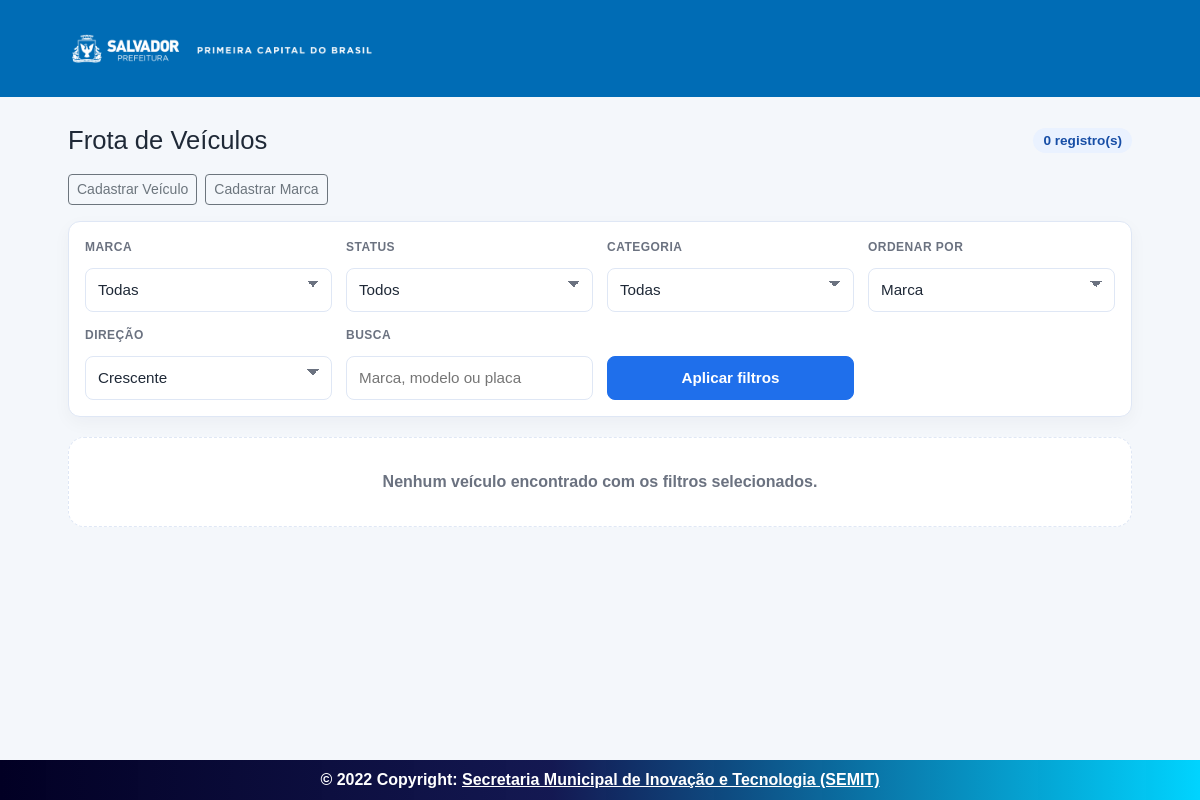
Before: /veiculos/frota with the older database file.
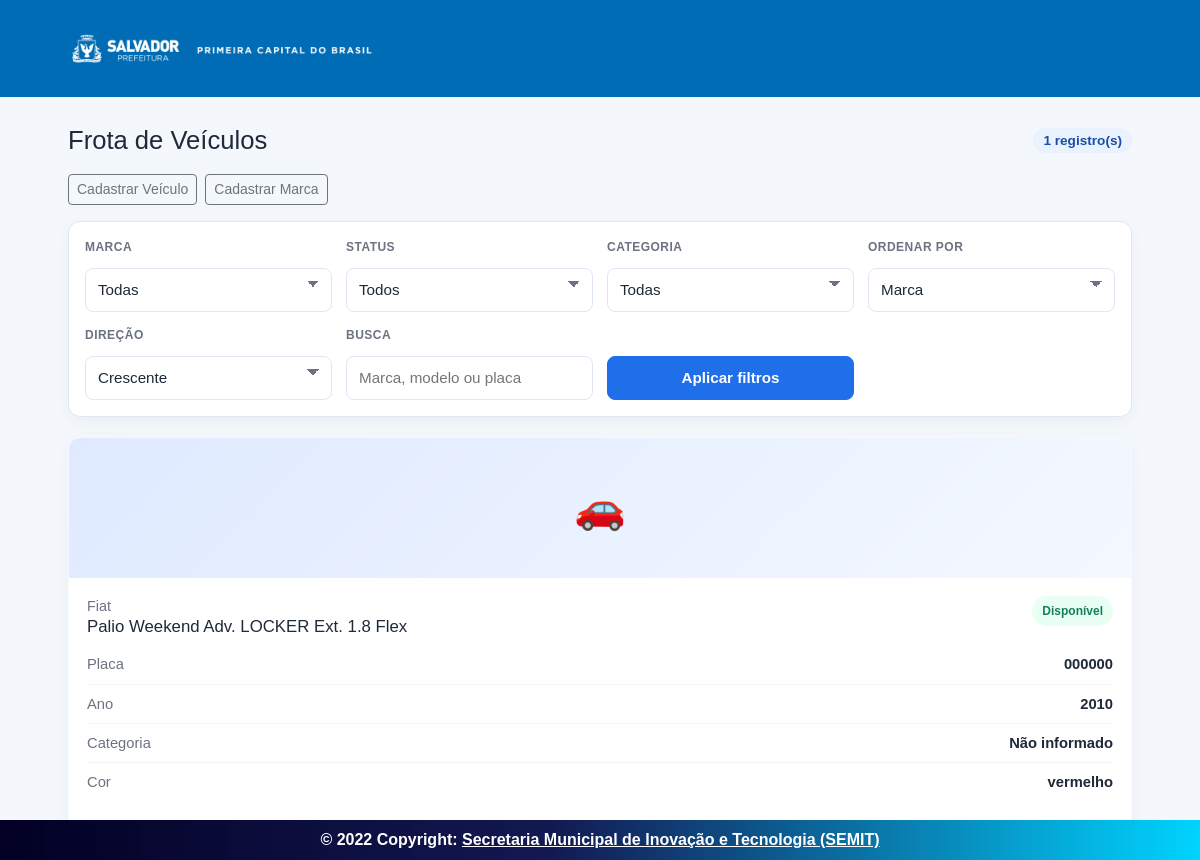
After: the same page with the newer database file.
### veiculos/models.py (models this page shows, shortened)
class Veiculo(models.Model):
    pk_id = models.AutoField(primary_key=True)
    st_placa = models.CharField(max_length=7, unique=True, verbose_name='Placa')
    fk_marca = models.ForeignKey('Marca', on_delete=models.PROTECT, verbose_name='Marca')
    fk_modelo = models.ForeignKey('Modelo', on_delete=models.PROTECT, verbose_name='Modelo')
    st_cor = models.CharField(max_length=20, verbose_name='Cor')
    current_year = datetime.date.today().year
    dt_ano_fabricacao = models.PositiveSmallIntegerField(
        verbose_name='Ano de Fabricação',
        validators=[MinValueValidator(1886), MaxValueValidator(current_year + 1)],
    )
    dt_ano_modelo = models.PositiveSmallIntegerField(
        verbose_name='Ano do Modelo',
        validators=[MinValueValidator(1886), MaxValueValidator(current_year + 1)],
    )
    class Meta:
        db_table = 'tb_acheiobug_veiculo'

class Marca(models.Model):
    pk_id = models.AutoField(primary_key=True)
    st_nome = models.CharField(max_length=100, unique=True, verbose_name='Marca')
    class Meta:
        db_table = 'tb_acheiobug_marca'

class Modelo(models.Model):
    pk_id = models.AutoField(primary_key=True)
    st_nome = models.CharField(max_length=100, verbose_name='Modelo')
    fk_marca = models.ForeignKey('Marca', on_delete=models.PROTECT, verbose_name='Marca')
    class Meta:
        db_table = 'tb_acheiobug_modelo'
        constraints = [models.UniqueConstraint(fields=['st_nome', 'fk_marca'],name='unique_modelo_marca')]

### veiculos/views.py (the view)
# urls.py: path('frota', views.frota, name='frota'),
def frota(request):
    veiculos = Veiculo.objects.select_related('fk_marca', 'fk_modelo')
    marca = request.GET.get('marca')
    if marca:
        veiculos = veiculos.filter(fk_marca__st_nome__iexact=marca)
    busca = request.GET.get('q')
    if busca:
        veiculos = veiculos.filter(
            Q(fk_marca__st_nome__icontains=busca)
            | Q(fk_modelo__st_nome__icontains=busca)
            | Q(st_placa__icontains=busca)
        )
    ordem = request.GET.get('ordem', 'marca')
    ordem_map = {
        'marca': 'fk_marca__st_nome',
        'modelo': 'fk_modelo__st_nome',
        'ano': 'dt_ano_fabricacao',
        'placa': 'st_placa',
    }
    campo_ordem = ordem_map.get(ordem, 'fk_marca__st_nome')
    direcao = request.GET.get('direcao', 'asc')
    if direcao == 'desc':
        veiculos = veiculos.order_by(f'-{campo_ordem}')
    else:
        veiculos = veiculos.order_by(campo_ordem)
    context = {
        'veiculos': veiculos,
        'marcas': Marca.objects.order_by('st_nome').values_list('st_nome', flat=True),
        'categorias': Categoria.objects.order_by('st_nome').values_list('st_nome', flat=True),
    }
    return render(request, 'veiculos/frota.html', context)

### templates/veiculos/frota.html (shortened to what this page needs)
{% extends 'main.html' %}
{% block content %}
<div class="container">
  <div class="header">
    <h1>Frota de Veículos</h1>
    <div class="badge">{{ veiculos|length }} registro(s)</div>
  </div>
  <div class="mb-3 d-flex gap-2">
    <a class="btn btn-sm btn-outline-secondary" href="{% url 'veiculos:cadastro_veiculos' %}">Cadastrar Veículo</a>
    <a class="btn btn-sm btn-outline-secondary" href="{% url 'veiculos:importar_marca' %}">Cadastrar Marca</a>
  </div>
  <section class="filters">
    <form class="filters-form" method="get">
      <div class="field">
        <label for="marca">Marca</label>
        <select id="marca" name="marca">
          <option value="">Todas</option>
        </select>
      </div>
      <div class="field">
        <label for="status">Status</label>
        <select id="status" name="status">
          <option value="">Todos</option>
        </select>
      </div>
      <div class="field">
        <label for="categoria">Categoria</label>
        <select id="categoria" name="categoria">
          <option value="">Todas</option>
        </select>
      </div>
      <div class="field">
        <label for="ordem">Ordenar por</label>
        <select id="ordem" name="ordem">
          <option value="marca" {% if request.GET.ordem == 'marca' %}selected{% endif %}>Marca</option>
        </select>
      </div>
      <div class="field">
        <label for="direcao">Direção</label>
        <select id="direcao" name="direcao">
          <option value="asc" {% if request.GET.direcao == 'asc' or not request.GET.direcao %}selected{% endif %}>Crescente</option>
        </select>
      </div>
      <div class="field">
        <label for="busca">Busca</label>
        <input type="text" id="busca" name="q" value="{{ request.GET.q|default:'' }}" placeholder="Marca, modelo ou placa" />
      </div>
      <div class="field">
        <button type="submit">Aplicar filtros</button>
      </div>
    </form>
  </section>
  {% if veiculos %}
  <section class="results">
    {% for veiculo in veiculos %}
    <article class="vehicle-card">
      <div class="vehicle-image">🚗</div>
      <div class="vehicle-body">
        <div class="title-row">
          <div>
            <p class="vehicle-brand">{{ veiculo.fk_marca.st_nome }}</p>
            <h2 class="vehicle-model">{{ veiculo.fk_modelo.st_nome }}</h2>
          </div>
          <span class="status disponivel">Disponível</span>
        </div>
        <ul class="details">
          <li><span>Placa</span><strong>{{ veiculo.st_placa }}</strong></li>
          <li><span>Ano</span><strong>{{ veiculo.dt_ano_fabricacao }}</strong></li>
          <li><span>Categoria</span><strong>Não informado</strong></li>
          <li><span>Cor</span><strong>{{ veiculo.st_cor|default:'Não informado' }}</strong></li>
        </ul>
      </div>
    </article>
    {% endfor %}
  </section>
  {% else %}
  <div class="empty">Nenhum veículo encontrado com os filtros selecionados.</div>
  {% endif %}
</div>
{% endblock %}

Changed rows visible on the page:
added Veiculo: fk_marca.st_nome "Fiat", fk_modelo.st_nome "Palio Weekend Adv. LOCKER Ext. 1.8 Flex", st_placa "000000", dt_ano_fabricacao "2010", st_cor "vermelho"
Other visible differences:
{{ veiculos|length }}: "0" → "1"
text no longer shown: "Nenhum veículo encontrado com os filtros selecionados."
